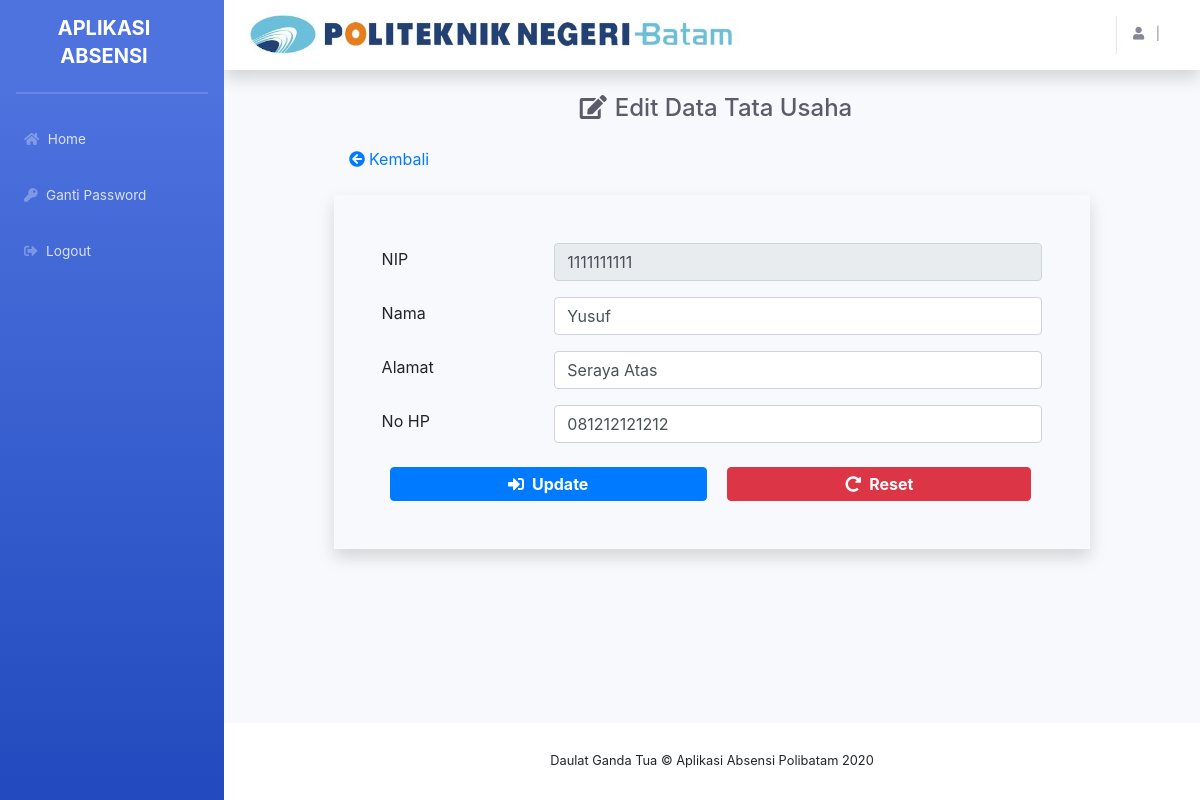
/index.php/admin/tata_usaha/edit_tata_usaha/4, run on the app's committed database.
### tables this page shows
CREATE TABLE `tb_tata_usaha` (
  `id` int(5) NOT NULL,
  `nip` varchar(10) NOT NULL,
  `password` varchar(100) NOT NULL,
  `nama` varchar(50) NOT NULL,
  `alamat` varchar(100) NOT NULL,
  `no_hp` varchar(15) NOT NULL
);

### application/controllers/admin/Tata_usaha.php (called while the page is built, shortened)
<?php
class Tata_usaha extends CI_controller{
	public function __construct(){
		$this->load->model('UserModel');
		$this->load->library('form_validation');
	}
	public function edit_tata_usaha($id){
		$data['title']	= "Edit Tata Usaha - Aplikasi Absensi Polibatam";
		$where 			= array('id'=>$id);
		$data['user'] 	= $this->UserModel->edit_tata_usaha($where, 'tb_tata_usaha')->result();
		$this->load->view('templates/header', $data);
		$this->load->view('templates/sidebar');
		$this->load->view('admin/edit_tata_usaha', $data);
		$this->load->view('templates/footer');
	}
}
?>

### index.php (called while the page is built, shortened)
<?php
require_once BASEPATH.'core/CodeIgniter.php';

### application/models/UserModel.php (called while the page is built, shortened)
<?php if ( ! defined('BASEPATH')) exit('No direct script access allowed');
class UserModel extends CI_Model {
    public function edit_tata_usaha($where, $table){
        return $this->db->get_where($table, $where);
    }
}

### application/views/admin/edit_tata_usaha.php (the view, shortened to what this page needs)
  <div class="container-fluid">
    <h1 class="h4 mb-4 mt-4 text-center text-gray-800 ml-2"><i class="fas fa-edit mr-2"></i>Edit Data Tata Usaha</h1>
    <a href="<?php echo base_url('index.php/admin/tata_usaha') ?>" style="margin-left: 110px;"><i class="fas fa-arrow-circle-left mr-1"></i>Kembali</a>
    <?php foreach($user as $u){?>
    <form method="POST" action="<?php echo base_url('index.php/admin/tata_usaha/edit_tata_usaha_aksi') ?>" class="mt-4 shadow p-5 d-block ml-auto mr-auto" style="width: 80%;">
        <div class="form-group">
          <div class="row">
            <div class="col-md-3">
              <label for="nip" class="mt-1">NIP</label>
            </div>
            <div class="col-md-9 nim">
              <input type="number" name="nip" id="nip" class="form-control" value="<?php echo $u->nip ?>" readonly>
            </div>
          </div>
        </div>
        <div class="form-group">
          <div class="row">
            <div class="col-md-3">
              <label for="nama" class="mt-1">Nama</label>
            </div>
            <div class="col-md-9">
              <input type="text" name="nama" id="nama" class="form-control" value="<?php echo $u->nama ?>" required>
            </div>
          </div>
        </div>
        <div class="form-group">
          <div class="row">
            <div class="col-md-3">
              <label for="alamat" class="mt-1">Alamat</label>
            </div>
            <div class="col-md-9">
              <input type="text" name="alamat" id="alamat" class="form-control" value="<?php echo $u->alamat ?>" required>
            </div>
          </div>
        </div>
        <div class="form-group">
          <div class="row">
            <div class="col-md-3">
              <label for="no_hp" class="mt-1">No HP</label>
            </div>
            <div class="col-md-9">
              <input type="text" name="no_hp" id="no_hp" class="form-control" value="<?php echo $u->no_hp ?>" required>
            </div>
          </div>
        </div>
        <button type="submit" name="update" class="btn btn-primary p-1 mt-2 mb-0 mr-3 ml-2" style="width: 48%;" onclick="javascript: return confirm('Data yang diisi sudah benar? Klik OKE untuk melanjutkan')"><i class="fas fa-sign-in-alt mr-2"></i><strong>Update</strong></button>
        <button type="reset" class="btn btn-danger p-1 mt-2 mb-0" style="width: 46%;" onclick="javascript: return confirm('Klik OKE untuk mereset')"><i class="fas fa-redo-alt mr-2"></i><strong>Reset</strong></button>
      </form>
      <?php } ?>
  </div>
</div>

### data on the page
tb_tata_usaha: nip "1111111111", nama "Yusuf", alamat "Seraya Atas", no_hp "081212121212"
